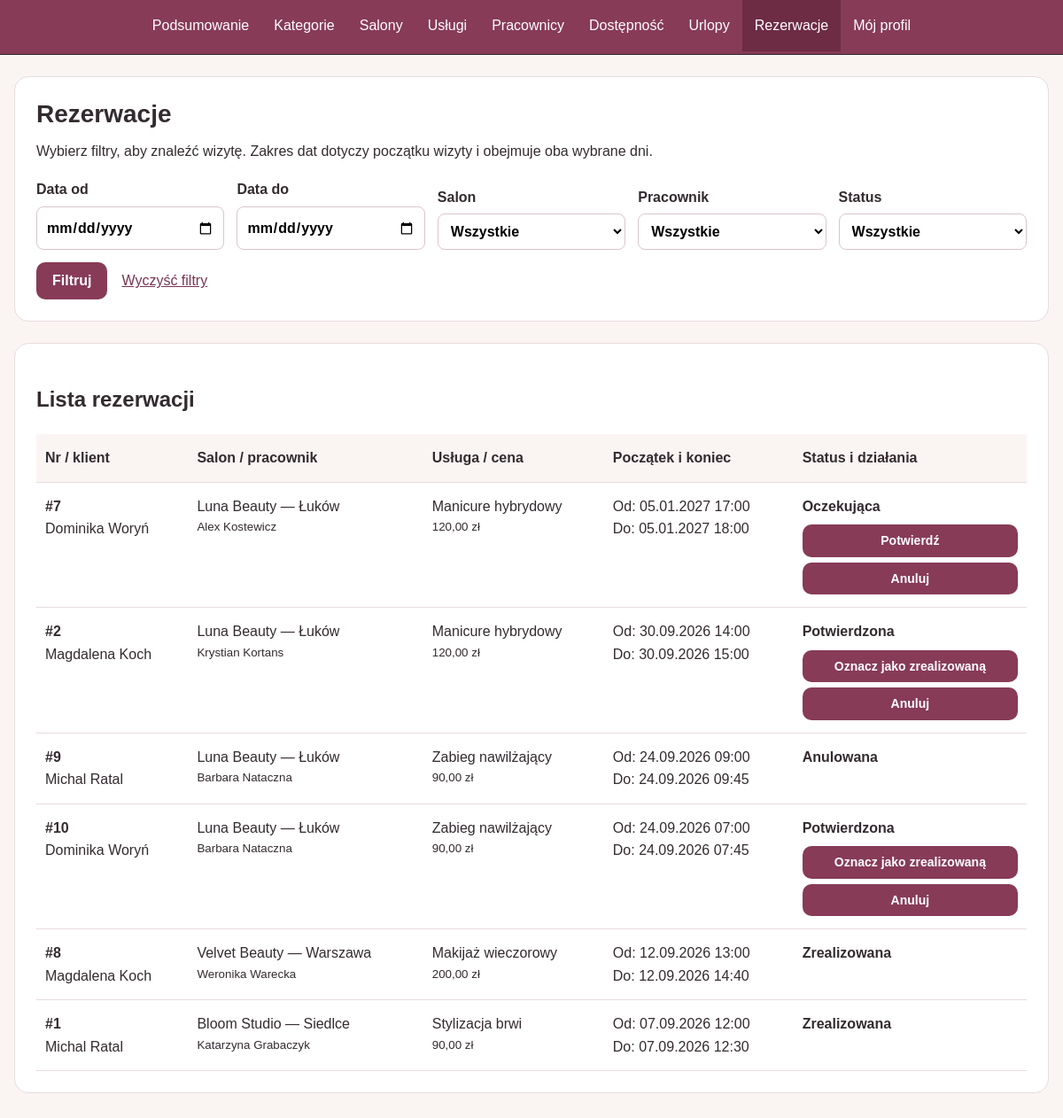
Page /admin/rezerwacje.php (signed in) on the committed database.
### tables this page shows
CREATE TABLE `rezerwacje` (
  `nr_rezerwacji` int(11) NOT NULL,
  `id_uzytkownika` int(11) NOT NULL,
  `id_pracownika` int(11) NOT NULL,
  `id_uslugi` int(11) NOT NULL,
  `data_rozpoczecia` datetime NOT NULL,
  `data_zakonczenia` datetime NOT NULL,
  `cena` decimal(10,2) NOT NULL,
  `status` enum('oczekujaca','potwierdzona','zrealizowana','anulowana') NOT NULL DEFAULT 'oczekujaca',
  `uwagi` text DEFAULT NULL,
  `utworzono_dnia` datetime NOT NULL DEFAULT current_timestamp()
);

CREATE TABLE `uslugi` (
  `id_uslugi` int(11) NOT NULL,
  `id_salonu` int(11) NOT NULL,
  `id_kategoria` int(11) NOT NULL,
  `nazwa` varchar(150) NOT NULL,
  `opis` text DEFAULT NULL,
  `czas_trwania` int(11) NOT NULL,
  `cena` decimal(10,2) NOT NULL,
  `aktywnosc` tinyint(1) NOT NULL DEFAULT 1
);

### includes/bootstrap.php (called while the page is built, shortened)
<?php
function e(string $tekst): string
{
    return htmlspecialchars(
        $tekst,
        ENT_QUOTES | ENT_SUBSTITUTE,
        'UTF-8'
    );
}

### admin/rezerwacje.php (the view, shortened to what this page needs)
<?php
require_once __DIR__ . '/../includes/auth.php';
function rezPole(array $dane, string $klucz): string
{
    return is_string($dane[$klucz] ?? '') ? trim($dane[$klucz] ?? '') : '!';
}
function rezDzialania(string $status, string $koniec, string $teraz): array
{
    if ($status === 'oczekujaca') {
        return ['potwierdzona' => 'Potwierdź', 'anulowana' => 'Anuluj'];
    }
    if ($status === 'potwierdzona') {
        $akcje = [];
        if ($koniec <= $teraz) {
            $akcje['zrealizowana'] = 'Oznacz jako zrealizowaną';
        }
        $akcje['anulowana'] = 'Anuluj';
        return $akcje;
    }
    return [];
}
$statusy = ['oczekujaca' => 'Oczekująca', 'potwierdzona' => 'Potwierdzona',
    'zrealizowana' => 'Zrealizowana', 'anulowana' => 'Anulowana'];
$menu = ['index.php' => 'Podsumowanie', 'kategorie.php' => 'Kategorie', 'salony.php' => 'Salony',
    'uslugi.php' => 'Usługi', 'pracownicy.php' => 'Pracownicy', 'dostepnosc.php' => 'Dostępność',
    'urlopy.php' => 'Urlopy', 'rezerwacje.php' => 'Rezerwacje'];
$strefa = new DateTimeZone('Europe/Warsaw');
$filtry = [];
foreach (['od', 'do', 'salon', 'pracownik', 'status'] as $pole) {
    $filtry[$pole] = rezPole($_GET, $pole);
}
$sciezka = '/admin/rezerwacje.php';
$parametry = http_build_query(array_filter($filtry, 'strlen'));
$powrot = $sciezka . ($parametry !== '' ? '?' . $parametry : '');
$salony = $pracownicy = $wiersze = [];
$bladListy = '';
try {
    $salony = $pdo->query('SELECT id_salonu AS id, CONCAT(nazwa, \' — \', miasto) AS nazwa FROM salony ORDER BY nazwa')->fetchAll();
    $pracownicy = $pdo->query("SELECT p.id_pracownika AS id, CONCAT(u.imie, ' ', u.nazwisko, ' — ', s.nazwa) AS nazwa
        FROM pracownicy p JOIN uzytkownicy u ON u.id_uzytkownika = p.id_uzytkownika
        JOIN salony s ON s.id_salonu = p.id_salonu ORDER BY u.nazwisko, u.imie")->fetchAll();
    $wartosci = [];
    $sql = "SELECT r.nr_rezerwacji, r.data_rozpoczecia, r.data_zakonczenia, r.cena, r.status,
            CONCAT(k.imie, ' ', k.nazwisko) AS klient, CONCAT(u.imie, ' ', u.nazwisko) AS pracownik,
            CONCAT(s.nazwa, ' — ', s.miasto) AS salon, us.nazwa AS usluga
        FROM rezerwacje r
        JOIN uzytkownicy k ON k.id_uzytkownika = r.id_uzytkownika
        JOIN pracownicy p ON p.id_pracownika = r.id_pracownika
        JOIN uzytkownicy u ON u.id_uzytkownika = p.id_uzytkownika
        JOIN uslugi us ON us.id_uslugi = r.id_uslugi
        JOIN salony s ON s.id_salonu = us.id_salonu";
    $stmt = $pdo->prepare($sql . ' ORDER BY r.data_rozpoczecia DESC, r.nr_rezerwacji DESC');
    $stmt->execute($wartosci);
    $wiersze = $stmt->fetchAll();
} catch (PDOException $ex) {
    $bladListy = 'Nie udało się pobrać listy rezerwacji.';
    error_log('Rezerwacje: lista, SQLSTATE ' . $ex->getCode());
} catch (RuntimeException $ex) {
    $bladListy = $ex->getMessage();
}
$teraz = (new DateTimeImmutable('now', $strefa))->format('Y-m-d H:i:s');
?>
<!DOCTYPE html>
<html lang="pl">
<head>
    <link rel="stylesheet" href="<?= e(BASE_URL) ?>/css/admin.css">
    <link rel="stylesheet" href="<?= e(BASE_URL) ?>/css/admin2.css">
</head>
<body class="strona-konta">
<nav class="admin-menu" aria-label="Menu administratora">
    <ul class="admin-menu_lista">
        <?php foreach ($menu as $plik => $nazwa): ?>
            <li><a href="<?= e(BASE_URL . '/admin/' . $plik) ?>" <?= $plik === 'rezerwacje.php' ? 'aria-current="page"' : '' ?>><?= e($nazwa) ?></a></li>
        <?php endforeach; ?>
        <li><a href="<?= e(BASE_URL) ?>/profil.php">Mój profil</a></li>
    </ul>
</nav>
<main id="rezerwacje">
    <section class="karta">
        <h1>Rezerwacje</h1>
        <p>Wybierz filtry, aby znaleźć wizytę. Zakres dat dotyczy początku wizyty i obejmuje oba wybrane dni.</p>
        <form class="filtry" method="get" action="<?= e(BASE_URL . $sciezka) ?>">
            <label>Data od<input type="date" name="od" value="<?= e($filtry['od']) ?>"></label>
            <label>Data do<input type="date" name="do" value="<?= e($filtry['do']) ?>"></label>
            <?php foreach (['salon' => ['Salon', $salony], 'pracownik' => ['Pracownik', $pracownicy]] as $pole => [$etykieta, $opcje]): ?>
                <label><?= e($etykieta) ?>
                    <select name="<?= e($pole) ?>">
                        <option value="">Wszystkie</option>
                    </select>
                </label>
            <?php endforeach; ?>
            <label>Status
                <select name="status">
                    <option value="">Wszystkie</option>
                </select>
            </label>
            <div class="sterowanie"><button type="submit">Filtruj</button><a href="<?= e(BASE_URL . $sciezka) ?>">Wyczyść filtry</a></div>
        </form>
    </section>
    <section class="karta">
        <h2>Lista rezerwacji</h2>
        <?php if ($bladListy): ?>
            <p class="blad" role="alert"><?= e($bladListy) ?></p>
        <?php elseif (!$wiersze): ?>
            <p>Brak rezerwacji dla wybranych filtrów.</p>
        <?php else: ?>
            <div class="tabela">
                <table>
                    <thead><tr><th>Nr / klient</th><th>Salon / pracownik</th><th>Usługa / cena</th><th>Początek i koniec</th><th>Status i działania</th></tr></thead>
                    <tbody>
                    <?php foreach ($wiersze as $r): ?>
                        <tr>
                            <td><strong>#<?= (int) $r['nr_rezerwacji'] ?></strong><br><?= e($r['klient']) ?></td>
                            <td><?= e($r['salon']) ?><small><?= e($r['pracownik']) ?></small></td>
                            <td><?= e($r['usluga']) ?><small><?= number_format((float) $r['cena'], 2, ',', ' ') ?> zł</small></td>
                            <td>
                                <?php foreach (['Od' => 'data_rozpoczecia', 'Do' => 'data_zakonczenia'] as $opis => $pole): ?>
                                    <time datetime="<?= e(str_replace(' ', 'T', $r[$pole])) ?>"><?= e($opis . ': ' . (new DateTimeImmutable($r[$pole], $strefa))->format('d.m.Y H:i')) ?></time>
                                <?php endforeach; ?>
                            </td>
                            <td>
                                <strong><?= e($statusy[$r['status']] ?? $r['status']) ?></strong>
                                <?php $akcje = rezDzialania($r['status'], $r['data_zakonczenia'], $teraz); ?>
                                <?php if ($akcje): ?>
                                    <form class="dzialania" method="post" action="<?= e(BASE_URL . $powrot) ?>">
                                        <?php foreach ($akcje as $kod => $etykieta): ?>
                                            <button type="submit" name="nowy" value="<?= e($kod) ?>" <?php if ($kod === 'anulowana'): ?>class="anuluj" onclick="return confirm('Anulować tę rezerwację? Nie będzie można jej przywrócić z listy.');"<?php endif; ?>><?= e($etykieta) ?></button>
                                        <?php endforeach; ?>
                                    </form>
                                <?php endif; ?>
                            </td>
                        </tr>
                    <?php endforeach; ?>
                    </tbody>
                </table>
            </div>
        <?php endif; ?>
    </section>
</main>
</body>
</html>

### css/admin.css (style rules this page uses)
body.strona-konta { margin: 0; min-height: 100vh; padding: 0; background: #faf5f3; color: #332b30; font-family: Arial, sans-serif; font-size: 16px; line-height: 1.6; }
.strona-konta main { box-sizing: border-box; width: 100%; max-width: 1272px; margin: 0 auto; padding: 0 16px 30px; margin-bottom: 24px; }
.strona-konta h1 { margin: 0 0 12px; font-size: 28px; line-height: 1.25; }
.strona-konta p { margin: 0 0 18px; overflow-wrap: anywhere; }
form { display: flex; justify-content: flex-end; flex-shrink: 0; }
.strona-konta button { width: auto; padding: 8px 18px; border: 0; border-radius: 10px; background: #873b57; color: #ffffff; font: inherit; font-weight: bold; cursor: pointer; }
.strona-konta .admin-menu { margin: 0; padding: 0 16px; background: #873b57; border-bottom: 1px solid; text-decoration: none; }
.strona-konta .admin-menu_lista { display: flex; flex-wrap: wrap; justify-content: center; gap: 0; max-width: 1240px; margin: 0 auto; text-decoration: none; list-style: none; }
.strona-konta .admin-menu_lista li { min-width: 0; text-decoration: none; }
.strona-konta .admin-menu a { display: block; box-sizing: border-box; min-height: 0; height: auto; padding: 16px 14px; border: 0; border-bottom: 3px solid transparent; border-radius: 0; background: transparent; white-space: nowrap; text-decoration: none; color: #ffffff; }
.strona-konta .admin-menu a[aria-current="page"] { background: #6d2c44; color: white; border-bottom-color: #873b57; text-decoration: none; }

### css/admin2.css (style rules this page uses)
.admin-menu_lista { list-style: none; padding: 0; }
.karta { background: #fff; border: 1px solid #e8dcdf; border-radius: 16px; padding: 24px; margin: 24px 0; }
.tabela { overflow-x: auto; }
.tabela table { border-collapse: collapse; width: 100%; min-width: 700px; }
.tabela th, .tabela td { text-align: left; padding: 14px 10px; border-bottom: 1px solid #e8dcdf; vertical-align: top; }
.tabela th { background: #faf5f3; }
.sterowanie { grid-column:1/-1; display:flex; align-items:center; gap:16px; }
.sterowanie a { color:#78334e; }
.filtry { display:grid; grid-template-columns:repeat(auto-fit,minmax(min(100%,180px),1fr)); gap:14px; align-items:end; }
.dzialania { display:grid; gap:6px; margin-top:8px; justify-content:stretch; }
.dzialania button { font-size:14px; padding:7px 12px; }
.anuluj { color:#76334c; background:#f7edf1; }

### admin/rezerwacje.php (style rules this page uses)
#rezerwacje label { display:grid; gap:6px; font-weight:bold; }
#rezerwacje select, #rezerwacje input[type=date] { box-sizing:border-box; width:100%; padding:10px; font:inherit; border:1px solid #d9c5ce; border-radius:8px; background:white; }
#rezerwacje td { vertical-align:top; }
#rezerwacje small, #rezerwacje time { display:block; }

### rows in the picture
rezerwacje: nr_rezerwacji "7", klient "Dominika Woryń", salon "Luna Beauty — Łuków", pracownik "Alex Kostewicz", id_uslugi.nazwa "Manicure hybrydowy", cena "120,00", data_rozpoczecia "Od: 05.01.2027 17:00", data_zakonczenia "Do: 05.01.2027 18:00", status "Oczekująca", etykieta "Potwierdź", etykieta "Anuluj"
rezerwacje: nr_rezerwacji "2", klient "Magdalena Koch", salon "Luna Beauty — Łuków", pracownik "Krystian Kortans", id_uslugi.nazwa "Manicure hybrydowy", cena "120,00", data_rozpoczecia "Od: 30.09.2026 14:00", data_zakonczenia "Do: 30.09.2026 15:00", status "Potwierdzona", etykieta "Oznacz jako zrealizowaną", etykieta "Anuluj"
rezerwacje: nr_rezerwacji "9", klient "Michal Ratal", salon "Luna Beauty — Łuków", pracownik "Barbara Nataczna", id_uslugi.nazwa "Zabieg nawilżający", cena "90,00", data_rozpoczecia "Od: 24.09.2026 09:00", data_zakonczenia "Do: 24.09.2026 09:45", status "Anulowana"
rezerwacje: nr_rezerwacji "10", klient "Dominika Woryń", salon "Luna Beauty — Łuków", pracownik "Barbara Nataczna", id_uslugi.nazwa "Zabieg nawilżający", cena "90,00", data_rozpoczecia "Od: 24.09.2026 07:00", data_zakonczenia "Do: 24.09.2026 07:45", status "Potwierdzona", etykieta "Oznacz jako zrealizowaną", etykieta "Anuluj"
rezerwacje: nr_rezerwacji "8", klient "Magdalena Koch", salon "Velvet Beauty — Warszawa", pracownik "Weronika Warecka", id_uslugi.nazwa "Makijaż wieczorowy", cena "200,00", data_rozpoczecia "Od: 12.09.2026 13:00", data_zakonczenia "Do: 12.09.2026 14:40", status "Zrealizowana"
rezerwacje: nr_rezerwacji "1", klient "Michal Ratal", salon "Bloom Studio — Siedlce", pracownik "Katarzyna Grabaczyk", id_uslugi.nazwa "Stylizacja brwi", cena "90,00", data_rozpoczecia "Od: 07.09.2026 12:00", data_zakonczenia "Do: 07.09.2026 12:30", status "Zrealizowana"

### other values in the picture
$nazwa "Podsumowanie"
$nazwa "Kategorie"
$nazwa "Salony"
$nazwa "Usługi"
$nazwa "Pracownicy"
$nazwa "Dostępność"
$nazwa "Urlopy"
$nazwa "Rezerwacje"
$etykieta "Salon"
$etykieta "Pracownik"
